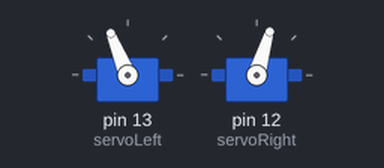
Bench run of a sketch on a simulated Arduino Uno, built with avr-gcc and run on an emulated ATmega328P. Parts: 2 × servo.

Above: at 0.05 s.
At 1.25 s:
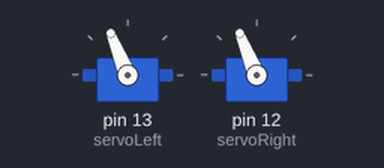
At 2.5 s:
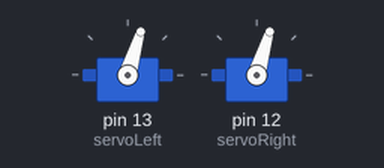
At 5.0 s:
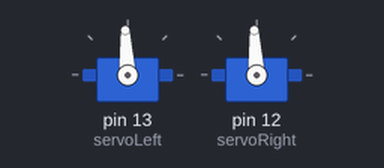
Timing chart, 0 to 6.5 s (numbered marks = the images above):
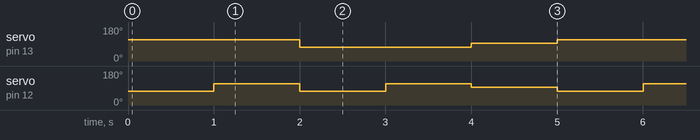

Measured:
- by itself, servo on pin 13 (servoLeft): repeats every 5.0 s: 93° 1.0 s, 112° 2.0 s, 73° 2.0 s
- by itself, servo on pin 12 (servoRight): repeats every 5.0 s: 73° 1.0 s, 112° 1.0 s, 93° 1.0 s, 73° 1.0 s, 112° 1.0 s

The sketch:

Directions.ino
```cpp
/**
*
* @Author: Fukakai
* 02/06.2013
* Moving samples
*/

#include <Servo.h>

int variator = 200;                  // Positive is turn under the direction of clockwise
                                     // Negative is turn on the oposite of the direction of clockwise

Servo servoLeft;                     // Declare left and right servos
Servo servoRight;

void setup() {
  servoLeft.attach(13);                     // Attach left wheel signal to pin 13
  servoRight.attach(12);                    // Attach right wheel signal to pin 12
}

void loop() {
  maneuver(variator, variator, 1000);        // Back 2 seconds
  maneuver(variator, -variator, 1000);       // Right 1 seconds
  maneuver(-variator, variator, 1000);       // Left 1 seconds
  maneuver(-variator, -variator, 1000);      // Forward 1 seconds
  maneuver(0, 0, 1000);                      // Stop 3 seconds
}

void maneuver(int speedLeft, int speedRight, int msTime)
{
  // speedLeft, speedRight ranges: Backward  Linear  Stop  Linear   Forward
  //                               -200      -100......0......100       200
  servoLeft.writeMicroseconds(1500 + speedLeft);   // Set Left servo speed
  servoRight.writeMicroseconds(1500 - speedRight); // Set right servo speed
  if(msTime==-1)                                   // if msTime = -1
  {
    servoLeft.detach();                            // Stop servo signals
    servoRight.detach();
  }
  delay(msTime);                                   // Delay for msTime
}
```
